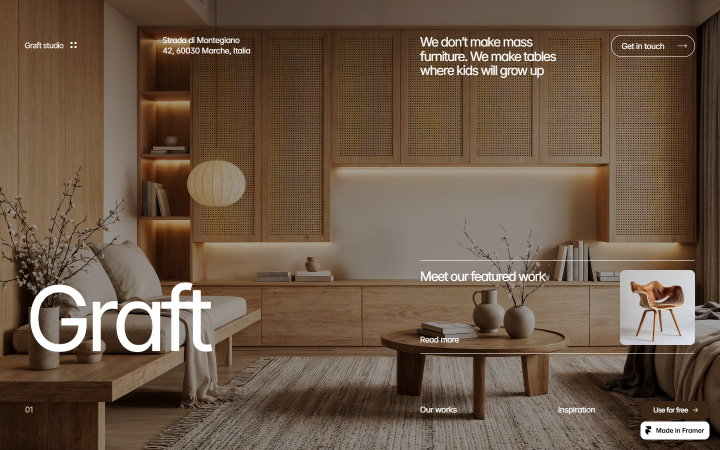
#> input picture scroll_step_0.png, 1440 x 900 px, given in place of graft_full.png, which was not available (shown at 1/2 size)
$ python prepare_assets.py
#> lines starting #> are read from the running program, lines starting #| are printed output that depends on the picture; pictures that were not available may be replaced by others from this repository, and a replacement may not be noted
from PIL import Image
import os

img = Image.open('graft_full.png')
#> img is the input picture: PIL image 1440x900 RGB; mean R, G, B 107, 87.2, 69.7
w, h = img.size
#> w = 1440; h = 900
print(f"Full image dimensions: {w} x {h}")
#| Full image dimensions: 1440 x 900

out_dir = r'd:\FurnitureDemo\app\public\assets'
os.makedirs(out_dir, exist_ok=True)

# 1. Hero background (top hero section from y=0 to y=890)
hero = img.crop((0, 0, 1440, 890))
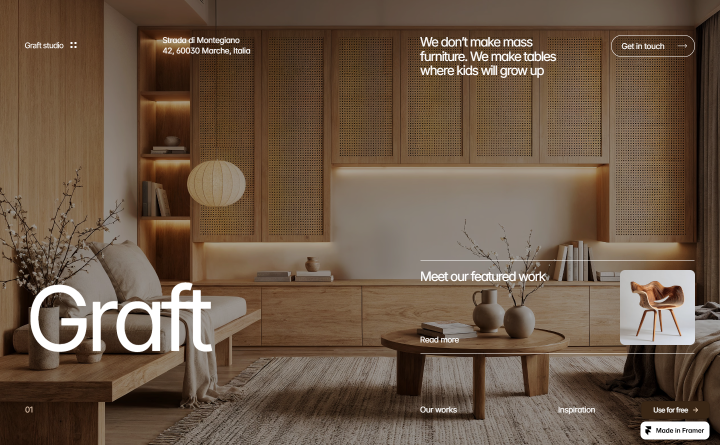
#> hero: PIL image 1440x890 RGB (shown at 1/2 size); mean R, G, B 107.2, 87.2, 69.6
hero.save(os.path.join(out_dir, 'hero-bg.jpg'), quality=92)

# 2. Hero Onda chair preview card
onda_card = img.crop((1240, 520, 1390, 670))
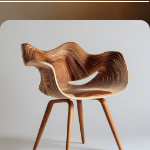
#> onda_card: PIL image 150x150 RGB; mean R, G, B 170.3, 156.3, 147.4
onda_card.save(os.path.join(out_dir, 'onda-preview.png'))

# 3. Product Catalog (Section 03, around y=1900 to y=2900)
# Let's crop Toma Cabinet, Riva Lamp, Alden Chair
# Toma Cabinet: ~x=50, y=2000, w=370, h=470
# Riva Lamp: ~x=446, y=2000, w=370, h=470
# Alden Chair: ~x=840, y=2000, w=550, h=720
toma = img.crop((50, 2012, 420, 2482))
#> toma: PIL image 370x470 RGB; every value is 0
toma.save(os.path.join(out_dir, 'toma-cabinet.jpg'), quality=95)

riva = img.crop((446, 2012, 816, 2482))
riva.save(os.path.join(out_dir, 'riva-lamp.jpg'), quality=95)

alden = img.crop((842, 2012, 1390, 2732))
#> alden: PIL image 548x720 RGB; every value is 0
alden.save(os.path.join(out_dir, 'alden-chair.jpg'), quality=95)

# 4. Onda Spotlight views (y=3000 to y=6500)
onda_hero = img.crop((0, 2900, 1440, 3600))
#> onda_hero: PIL image 1440x700 RGB; every value is 0
onda_hero.save(os.path.join(out_dir, 'onda-wood-curve.jpg'), quality=92)

onda_1 = img.crop((733, 3550, 1390, 4200))
#> onda_1: PIL image 657x650 RGB; every value is 0
onda_1.save(os.path.join(out_dir, 'onda-view-1.jpg'), quality=95)

onda_2 = img.crop((733, 4280, 1390, 4930))
onda_2.save(os.path.join(out_dir, 'onda-view-2.jpg'), quality=95)

onda_3 = img.crop((733, 5010, 1390, 5660))
onda_3.save(os.path.join(out_dir, 'onda-view-3.jpg'), quality=95)

onda_4 = img.crop((733, 5740, 1390, 6390))
onda_4.save(os.path.join(out_dir, 'onda-view-4.jpg'), quality=95)

# 5. Project 1: Furnishing 30 sqm loft (y=6600 to y=7800)
proj1_thumb = img.crop((50, 7120, 360, 7570))
#> proj1_thumb: PIL image 310x450 RGB; every value is 0
proj1_thumb.save(os.path.join(out_dir, 'project-loft-kitchen.jpg'), quality=95)

proj1_main = img.crop((720, 6800, 1390, 7650))
#> proj1_main: PIL image 670x850 RGB; every value is 0
proj1_main.save(os.path.join(out_dir, 'project-loft-main.jpg'), quality=95)

# 6. Project 2: Compact family loft (y=7800 to y=9000)
proj2_thumb = img.crop((50, 8800, 360, 9250))
proj2_thumb.save(os.path.join(out_dir, 'project-family-kitchen.jpg'), quality=95)

proj2_main = img.crop((720, 8470, 1390, 9320))
proj2_main.save(os.path.join(out_dir, 'project-family-main.jpg'), quality=95)

# 7. Project 3: Warm minimal bedroom (y=9400 to y=10600)
proj3_thumb = img.crop((50, 10450, 360, 10900))
proj3_thumb.save(os.path.join(out_dir, 'project-bedroom-wardrobe.jpg'), quality=95)

proj3_main = img.crop((720, 10130, 1390, 10980))
proj3_main.save(os.path.join(out_dir, 'project-bedroom-main.jpg'), quality=95)

# 8. Artisan Workshop / How we work (y=11200 to y=12500)
workshop_hands = img.crop((50, 11400, 720, 12050))
#> workshop_hands: PIL image 670x650 RGB; every value is 0
workshop_hands.save(os.path.join(out_dir, 'craft-hands.jpg'), quality=95)

# 9. Testimonials Wood sculpture (y=12200 to y=13400)
sculpture = img.crop((0, 12350, 1440, 13350))
#> sculpture: PIL image 1440x1000 RGB; every value is 0
sculpture.save(os.path.join(out_dir, 'sculpture-wood.jpg'), quality=95)

# 10. Team portraits (y=13800 to y=14700)
erik = img.crop((50, 14000, 370, 14530))
#> erik: PIL image 320x530 RGB; every value is 0
erik.save(os.path.join(out_dir, 'team-erik.jpg'), quality=95)

maja = img.crop((390, 14000, 710, 14530))
maja.save(os.path.join(out_dir, 'team-maja.jpg'), quality=95)

anton = img.crop((730, 14000, 1050, 14530))
anton.save(os.path.join(out_dir, 'team-anton.jpg'), quality=95)

lint = img.crop((1070, 14000, 1390, 14530))
lint.save(os.path.join(out_dir, 'team-lint.jpg'), quality=95)

# 11. Craft moodboard (y=14600 to y=15600)
mood_1 = img.crop((50, 14750, 360, 15070))
#> mood_1: PIL image 310x320 RGB; every value is 0
mood_1.save(os.path.join(out_dir, 'mood-bandsaw.jpg'), quality=95)

mood_2 = img.crop((390, 14750, 700, 15070))
mood_2.save(os.path.join(out_dir, 'mood-woodgrain.jpg'), quality=95)

mood_3 = img.crop((1080, 14750, 1390, 15070))
mood_3.save(os.path.join(out_dir, 'mood-sketch.jpg'), quality=95)

mood_4 = img.crop((390, 15110, 700, 15430))
mood_4.save(os.path.join(out_dir, 'mood-driftwood.jpg'), quality=95)

mood_5 = img.crop((730, 15110, 1040, 15430))
mood_5.save(os.path.join(out_dir, 'mood-chairdetail.jpg'), quality=95)

# 12. Contact background
contact_bg = img.crop((0, 15500, 1440, 16300))
#> contact_bg: PIL image 1440x800 RGB; every value is 0
contact_bg.save(os.path.join(out_dir, 'contact-bg.jpg'), quality=92)

# 13. Social hub images (y=16400 to y=17000)
social_1 = img.crop((50, 16650, 365, 16960))
#> social_1: PIL image 315x310 RGB; every value is 0
social_1.save(os.path.join(out_dir, 'social-1.jpg'), quality=95)

social_2 = img.crop((390, 16650, 705, 16960))
social_2.save(os.path.join(out_dir, 'social-2.jpg'), quality=95)

social_3 = img.crop((730, 16650, 1045, 16960))
social_3.save(os.path.join(out_dir, 'social-3.jpg'), quality=95)

social_4 = img.crop((1070, 16650, 1385, 16960))
social_4.save(os.path.join(out_dir, 'social-4.jpg'), quality=95)

# 14. Category thumbnails from scroll_step_1.png
if os.path.exists('scroll_step_1.png'):
    s1 = Image.open('scroll_step_1.png')
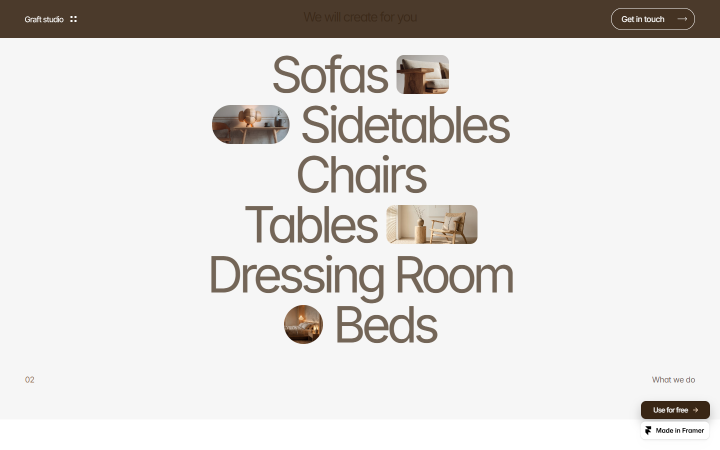
#> input picture scroll_step_1.png, 1440 x 900 px (shown at 1/2 size)
#> s1 is the input picture: PIL image 1440x900 RGB; mean R, G, B 223.5, 220.9, 218.5
    # Sofas thumb
    t_sofa = s1.crop((785, 120, 895, 215))
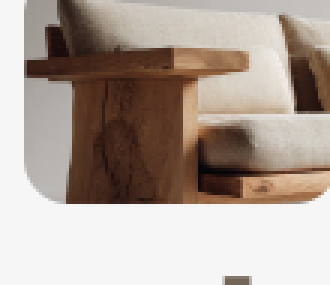
#> t_sofa: PIL image 110x95 RGB (shown 3 times larger); mean R, G, B 175.7, 162.4, 153.2
    t_sofa.save(os.path.join(out_dir, 'cat-sofas.jpg'), quality=95)

    # Sidetables pill
    t_side = s1.crop((420, 230, 580, 325))
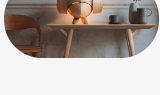
#> t_side: PIL image 160x95 RGB; mean R, G, B 175.5, 166.3, 160.8
    t_side.save(os.path.join(out_dir, 'cat-sidetables.jpg'), quality=95)

    # Tables pill
    t_tab = s1.crop((770, 455, 955, 545))
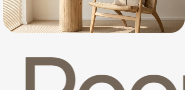
#> t_tab: PIL image 185x90 RGB; mean R, G, B 209.6, 200, 189.2
    t_tab.save(os.path.join(out_dir, 'cat-tables.jpg'), quality=95)

    # Beds circle
    t_bed = s1.crop((565, 678, 645, 762))
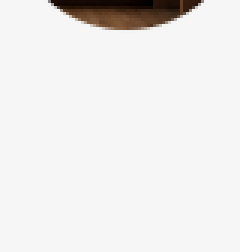
#> t_bed: PIL image 80x84 RGB (shown 3 times larger); mean R, G, B 236.5, 235.1, 234.2
    t_bed.save(os.path.join(out_dir, 'cat-beds.jpg'), quality=95)

print("All primary assets extracted successfully into app/public/assets!")
